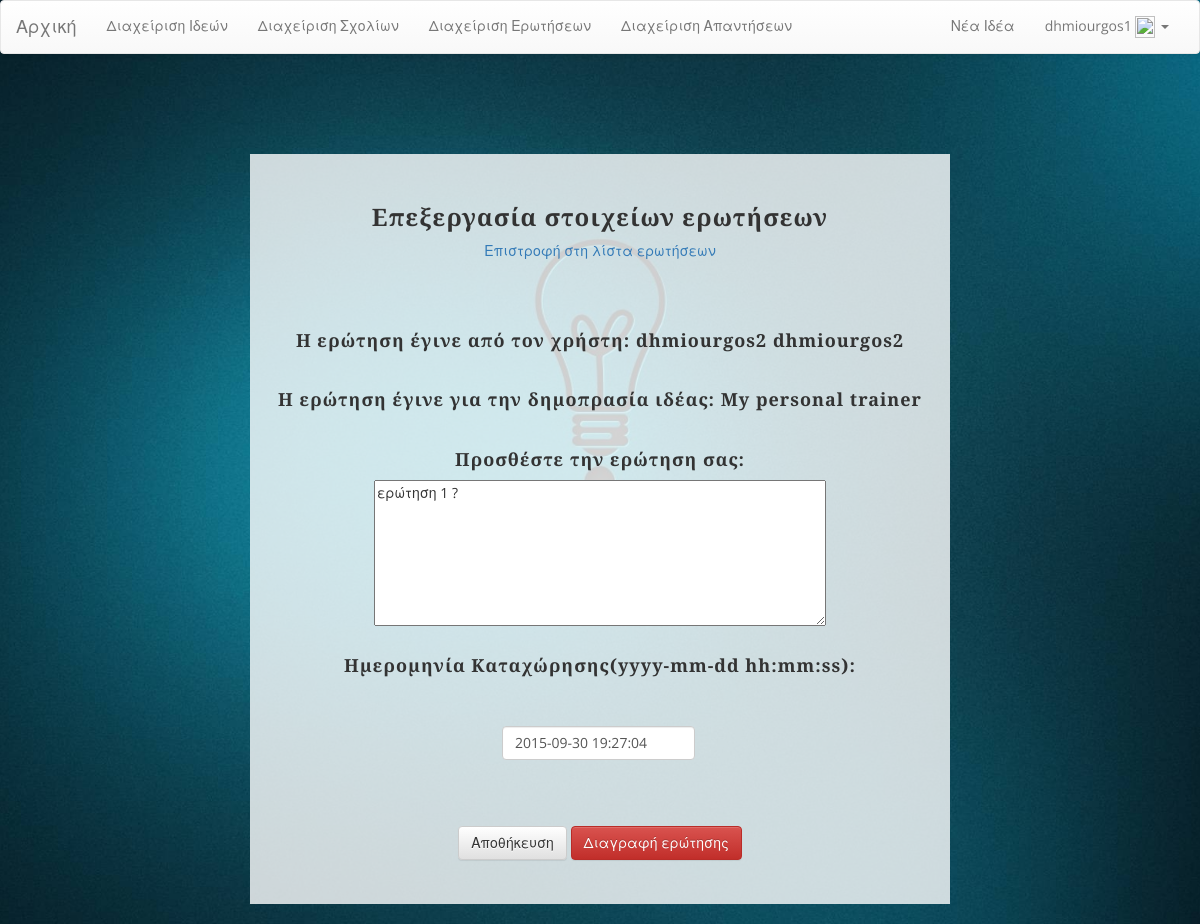
/IdeasMarketplace/creator/question_edit.php?id=2 (signed in), run on the app's committed database.
### tables this page shows
CREATE TABLE IF NOT EXISTS `users` (
  `id` int(11) NOT NULL,
  `first_name` text NOT NULL,
  `last_name` text NOT NULL,
  `email` text NOT NULL,
  `password` text NOT NULL,
  `type` int(11) NOT NULL,
  `sex` int(11) NOT NULL,
  `age` int(11) NOT NULL,
  `img_temp` tinyint(1) NOT NULL,
  `image` longblob NOT NULL
);

CREATE TABLE IF NOT EXISTS `auctions` (
  `id` int(11) NOT NULL,
  `name` text NOT NULL,
  `description` text NOT NULL,
  `bid_start` int(11) NOT NULL,
  `bid_min` int(11) NOT NULL,
  `buy_price` int(11) NOT NULL,
  `offer_start` datetime NOT NULL,
  `offer_end` datetime NOT NULL,
  `winner` int(11) NOT NULL
);

CREATE TABLE IF NOT EXISTS `questions` (
  `id` int(11) NOT NULL,
  `user_id` int(11) NOT NULL,
  `auction_id` int(11) NOT NULL,
  `question` text NOT NULL,
  `date` datetime NOT NULL
);

### IdeasMarketplace/creator/question_edit.php (the view, shortened to what this page needs)
<?php
include '../functions.php';
if (isset($_SESSION['type']) && $_SESSION['type'] == 2) {
    $conn = sqldb();
    $sql = 'SELECT belongs.user_id FROM belongs,questions WHERE ((belongs.auction_id=questions.auction_id) AND (questions.id=' . $_GET['id'] . '))';
    $result = $conn->query($sql);
    $row = $result->fetch_assoc();
    if ($row['user_id'] == $_SESSION['id']) {
        $sql = 'SELECT user_id,auction_id,question,date FROM questions WHERE id=' . $_GET['id'] . ';';
        $result = $conn->query($sql);
        $row = $result->fetch_assoc();
        $sql = 'SELECT first_name,last_name FROM users WHERE id=' . $row['user_id'] . ';';
        $result = $conn->query($sql);
        $row1 = $result->fetch_assoc();
        $sql = 'SELECT name FROM auctions WHERE id=' . $row['auction_id'] . ';';
        $result = $conn->query($sql);
        $row2 = $result->fetch_assoc();
        ?>
        <html>
            <head>
                <?php styles(); ?>
                <link href="/css/star-rating.min.css" media="all" rel="stylesheet" type="text/css" />
                <link rel="stylesheet" type="text/css" href="/css/jquery.datetimepicker.css">
            </head>
            <body>
                <?php show_header(); ?>
                <div class="container">
                    <div class="row">
                        <div class="box">
                            <center>
                                <h3>Επεξεργασία στοιχείων ερωτήσεων</h3><a href="questions.php">Επιστροφή στη λίστα ερωτήσεων</a><br><br>
                            </center>
                            <br><br>
                            <center>
                                <h4>Η ερώτηση έγινε από τον χρήστη: <?php echo $row1['first_name'] . " " . $row1['last_name']; ?> </h4><br>
                                <h4>Η ερώτηση έγινε για την δημοπρασία ιδέας: <?php echo $row2['name']; ?> </h4><br>
                                <form method='post' onsubmit="saveQuestion();
                                                return false;">
                                    <h4>Προσθέστε την ερώτηση σας:</h4>
                                    <textarea id="que" rows="7" cols="60" placeholder="Γράψτε την ερώτηση σας εδώ ..." required><?php echo $row['question']; ?></textarea><br><br>
                                    <h4>Ημερομηνία Καταχώρησης(yyyy-mm-dd hh:mm:ss):</h4>
                                    <br><br>
                                    <div style="margin: 0 0 0 222;" class="col-sm-4">
                                        <input type="text" class="form-control" id="date" name="date" value="<?= $row['date'] ?>" required>
                                    </div>
                                    <br><br><br><br><br>
                                    <button type="submit" onclick="saveQuestion();" class="btn btn-default">Αποθήκευση</button>
                                    <button onclick="deleteQuestion();
                                                    return false;" class="btn btn-danger">Διαγραφή ερώτησης</button>
                                </form>
                            </center>
                        </div>
                    </div>
                </div>
            </body>
        </html>
        <?php
    } else {
        $conn->close();
        header('Location: ' . "http://$_SERVER[HTTP_HOST]/404.html");
        die();
    }
} else {
    header('Location: ' . "http://$_SERVER[HTTP_HOST]");
    die();
}

### IdeasMarketplace/functions.php (shortened to what this page needs)
<?php
function show_header() {
    if (isset($_SESSION['id'])) {
        $conn = sqldb();
        $sql = "SELECT first_name FROM users WHERE id=" . $_SESSION['id'];
        $result = $conn->query($sql);
        $user = $result->fetch_assoc();
    }
    ?>
    <nav class="navbar navbar-default">
        <div class="container-fluid">
            <div class="navbar-header">
                <a class="navbar-brand" href="/">Αρχική</a>
            </div>
            <div class="collapse navbar-collapse" id="bs-example-navbar-collapse-1">
                <ul class="nav navbar-nav">
                    <?php
                    if (isset($_SESSION['id'])) {
                        if ($_SESSION['type'] == 2) {
                            fix_link("/creator/");
                            echo 'Διαχείριση Ιδεών</a></li>';
                            echo 'Διαχείριση Σχολίων</a></li>';
                            echo 'Διαχείριση Ερωτήσεων</a></li>';
                            echo 'Διαχείριση Απαντήσεων</a></li>';
                        } else if ($_SESSION['type'] == 3) {
                            fix_link("/admin/");
                            echo 'Διαχείριση Χρηστών</a></li>';
                            fix_link("/admin/ideas.php");
                            echo 'Διαχείριση Ιδεών</a></li>';
                            fix_link("/admin/comments.php");
                            echo 'Διαχείριση Σχολίων</a></li>';
                            fix_link("/admin/questions.php");
                            echo 'Διαχείριση Ερωτήσεων</a></li>';
                            fix_link("/admin/answers.php");
                            echo 'Διαχείριση Απαντήσεων</a></li>';
                        }
                    }
                    ?>
                </ul>
                <ul class="nav navbar-nav navbar-right">
                    <?php
                    if (isset($_SESSION['id'])) {
                        if ($_SESSION['type'] == 2) {
                            echo 'Νέα Ιδέα</a></li>';
                        }
                        ?>
                        <li class="dropdown">
                            <a href="#" class="dropdown-toggle" data-toggle="dropdown" role="button" aria-expanded="false"><?= $user['first_name'] ?>
                                <?php if ($_SESSION['img_temp'] == 0) { ?>
                                    <img style="height: 22px;width: 20px;" src="/img/no_image.jpg">
                                <?php } else { ?>
                                    <img style="height: 22px;width: 20px;" src="../image.php">
                                <?php } ?><span class="caret"></span></a>
                            <?php
                        }
                        ?>
                </ul>
            </div>
        </div>
    </nav>
    <?php
}
function sqldb() {
    $conn = new mysqli("localhost", "root", "", "ideas");
    $conn->query("SET NAMES 'utf8'");
    $conn->query("SET CHARACTER SET 'utf8'");
    return $conn;
}
function fix_link($l) {
    echo '<li';
    if (endsWith($_SERVER['REQUEST_URI'], $l)) {
        echo ' class="active"';
    }
    echo '><a href="' . $l . '">';
}
function endsWith($haystack, $needle) {
    return $needle === "" || (($temp = strlen($haystack) - strlen($needle)) >= 0 && strpos($haystack, $needle, $temp) !== FALSE);
}
function styles() {
    ?>
    <link rel="stylesheet" href="https://maxcdn.bootstrapcdn.com/bootstrap/3.3.4/css/bootstrap.min.css">
    <link rel="stylesheet" href="https://maxcdn.bootstrapcdn.com/bootstrap/3.3.4/css/bootstrap-theme.min.css">
    <link rel="stylesheet" href="/css/style.css">
    <?php
}
    ?>

### IdeasMarketplace/css/style.css (style rules this page uses)
body { font-family: "Open Sans","Helvetica Neue",Helvetica,Arial,sans-serif; background: url('../img/bg.jpg') no-repeat center center fixed; -webkit-background-size: cover; -moz-background-size: cover; background-size: cover; -o-background-size: cover; }
h1, h2, h3, h4, h5, h6 { font-family: "Josefin Slab","Helvetica Neue",Helvetica,Arial,sans-serif; font-weight: 700; letter-spacing: 1px; }
.box { margin-bottom: 20px; padding: 30px 15px; background: #fff; background: rgba(255,255,255,0.8); }
@media screen and (min-width:1200px) { .box:after { content: ''; display: table; clear: both; } }

### IdeasMarketplace/creator/question_edit.php (style rules this page uses)
.container { margin-top:100px; width:700px; }

### data on the page
users: first_name "dhmiourgos1"
users: first_name "dhmiourgos2", last_name "dhmiourgos2"
auctions: name "My personal trainer"
questions: question "ερώτηση 1 ?", date "2015-09-30 19:27:04"
